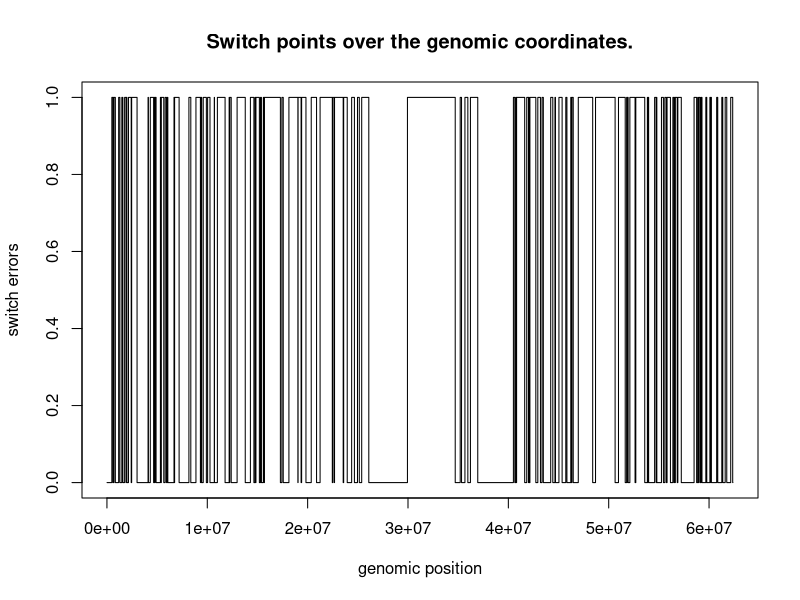
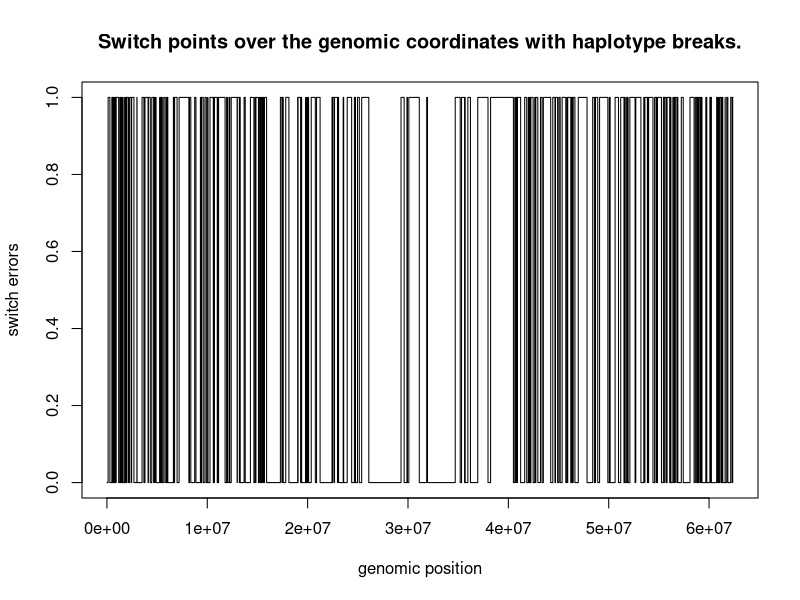

Write the R code that produced these figures, in order. (Note: this script raises an error after producing the figures.)

## Purpose of the this script: 
  # Compute the switch points using the truth and first round of phased haplotype (obtained from phaseExtender)
  # Here we use 10 RBphased samples used in Set A.

### Set the required path; 
## **update the path as need be with your directory 
getwd()
setwd("/home/priyanka/Dropbox/SharedWithHarish/TestSwitchErrors/SwitchErrorTutorial")
getwd()
list.files()  # read available files and folders 


##########  Switch errors test - Set A (first round of phaseExtension) ########## 
#####  Read the required data  ###### 

## Import "truth haplotype" for SetA
truthHaplotype_NA12891 <- read.table('SetA/truth_Haplotype_NA12891.txt', header = TRUE)
head(truthHaplotype_NA12891)
  #**Note: R doesn't allow to use ":" in header name and it is automatically renamed to "."
  # you can see this in the output 

# change the name of the header
colnames(truthHaplotype_NA12891)[colnames(truthHaplotype_NA12891)=="NA12891.PI"] <- "true.NA12891.PI"
colnames(truthHaplotype_NA12891)[colnames(truthHaplotype_NA12891)=="NA12891.PG_al"] <- "true.NA12891.PG_al"


## Import "phased haplotype" for SetA
phased_SetA_NA12891 <- read.table('SetA_02/phased_Haplotype_NA12891.txt', header = TRUE)
# or, we can use the file "extended_haplotype_NA12891.txt" from the folder "/SetA/phased_NA12891_SetA_run01/"
head(phased_SetA_NA12891)

# change the name of the header
colnames(phased_SetA_NA12891)[colnames(phased_SetA_NA12891)=="NA12891.PI"] <- "phased.NA12891.PI"
colnames(phased_SetA_NA12891)[colnames(phased_SetA_NA12891)=="NA12891.PG_al"] <- "phased.NA12891.PG_al"


## Merge the truth and phased data set to identify switch errors
merged.data <- merge(truthHaplotype_NA12891, phased_SetA_NA12891,
                     by=c("CHROM", "POS"))
head(merged.data)

# set the data in order by "POS" - ** it's very important to do this **
merged.data <- merged.data[order(merged.data$POS),]

# after merging, the row-index becomes random; so let's put it in order
rownames(merged.data) <- NULL

# Now, compare the "truth haplotype" with "phased haplotype" and ...
# ... find the sites where haplotype phasing switched
merged.data$match <- ifelse((merged.data$true.NA12891.PG_al == merged.data$phased.NA12891.PG_al), 0, 1)
# **Note: the "match" column should have values "0's" and "1's". A continous "0" or "1" indicates 
# .. properly phased block. But, transition from 0 -> 1 or from 1 -> 0 suggests a "Switch Error" betweeen the blocks.

# Now, plot the "Switch Error" points as png
png("SwitchPoints_SetA_withOutHaplotypeBreaks.png", width = 1600, height = 600)
plot(merged.data$POS, merged.data$match, main = "Switch points over the genomic coordinates.", type = "s", 
     xlab = "genomic position", ylab = "switch errors")
#title(main = "Switch points", xlab = 'genomic coordinates', ylab = 'switch points')
dev.off()


# Compute switch error rates 
number_of_hets <- length(merged.data$match)
num_of_switch <- 0
prev_match <- merged.data$match[1]
for (item in merged.data$match){
  curr_match = item
  if (curr_match != prev_match){
    num_of_switch = num_of_switch + 1
    
    # reset the "previous match" value
    prev_match = curr_match}}

switch_err_rate = num_of_switch/(number_of_hets)
switch_err_rate
# 0.02048


######## Fix the switch points by taking "haplotype breaks" into account. ##########
## The above switch point data (i.e "match") and the plot we obtained above doesn't account for break in haplotypes.
# Since our haplotype aren't completely merged genome/chromosome wide. The switch points needs to be defined per block. 

## So, now we compute switch point by including changes in "PI" values.
# Now, the "switch points" are addressed when :
  # we see 0 -> 1, or when 1 -> 0 in the "match" data
  # PI of the haplotype block changes
    # ** So, now we need to account for the match and also for change in haplotype block index.

# the length (number of rows) of the dataframe
seq_len <- length(merged.data$match)
seq_len

# set empty variables 
previous_match <- 0
hap_size <- 0
haplotype_sizes <- integer()  # to store the size of haplotype extended truly.
previous_pi <- 1 
haplotype_breaks <- integer()

# run a for loop to find switch points 
for (ith in c(1:seq_len)){
  current_match = merged.data$match[ith]
  current_pi = merged.data$phased.NA12891.PI[ith]
  if (previous_match == current_match & previous_pi == current_pi) {
    hap_size = hap_size + 1}
  else if (previous_match != current_match | previous_pi != current_pi) {
    # store the haplotype size of properly phased (extended) block
    haplotype_sizes <- c(haplotype_sizes, hap_size)
    hap_size <- 1}  # reset the haplotype size to 1
  
  # store the last haplotype size when the for loop reaches the end
  if (ith == seq_len){
    haplotype_sizes <- c(haplotype_sizes, hap_size)}
  
  # also find the genomic positions where haplotype breaks occur 
  if (previous_pi != current_pi){
    haplotype_breaks <- c(haplotype_breaks, merged.data$POS[ith])}
  
  # update the previous match and pi values for next for-loop 
  previous_match = current_match
  previous_pi = current_pi }


## Identify switch points and compute "switch error" rates. 
# the total number of haplotype blocks represent frequecy of switch points
freq_of_switch = length(haplotype_sizes)
total_possible_switch = sum(haplotype_sizes) # or number of hets site
haplotype_sizes

# calculate switch error rate
switch_error_rate = (freq_of_switch/total_possible_switch)
switch_error_rate
# [1] 0.03269191

## Now, add another column that represent the fully accounted haplotype switchpoints.
phase_state = 0
match_by_pi <- integer()
for (sizes in haplotype_sizes) {
  match_by_pi <- c(match_by_pi, rep(phase_state, sizes))
  
  # change the phase state for next loop
  if (phase_state == 0){
    phase_state = 1}
  else if (phase_state == 1){
    phase_state = 0} }

## add data "match02" to the dataframe
merged.data$match_by_pi <- match_by_pi

## Now, make switch points plot by accounting for the haplotype breaks. 
# for that we will create another column with updated matches between truth and phased haplotypes
png("SwitchPoints_SetA_withHaplotypeBreaks.png", width = 1600, height = 600)
plot(merged.data$POS, merged.data$match_by_pi, main = "Switch points over the genomic coordinates with haplotype breaks.", type = "s", 
     xlab = "genomic position", ylab = "switch errors")
dev.off()

## We can now overlay the haplotype breaks position on the top of switch points plot
abline(v=haplotype_breaks, col='red')

# for convenience let's convert this haplotype size list into integer array
haplotype_size_numeric <- as.numeric(unlist(haplotype_sizes))
haplotype_size_numeric

## Let's plot a histogram of the haplotype size distribution 
hisHap <- hist(haplotype_size_numeric)  # general histogram metrics for the data 
png("Histogram_ofHaplotypeSizeDistribution_SetA.png", width = 1600, height = 600)
hist(haplotype_size_numeric, 
     main="Histogram for Haplotype size distribution", 
     xlab="haplotype size", 
     border="blue", 
     col="green",
     xlim=c(0,200),
     ylim = c(0,320),
     las=1, 
     breaks=20)
# add the size of the frequency to the histogram plot 
text(hisHap$mids,hisHap$counts,labels=hisHap$counts, adj=c(0.5, -0.5))
dev.off()

## Density plot
densHap <- density(haplotype_size_numeric)
png("DensityPlot_ofHaplotypeSizeDistribution_SetA.png", width = 1600, height = 600)
plot(densHap, main = "Density plot of the haplotype size distribution")
polygon(densHap, col = 'red', border = 'blue')
dev.off()

print("Completed the switch error analyses on first round of phaseExtension on Set-A data.")
#### Complete analyses on Set-A  #######

